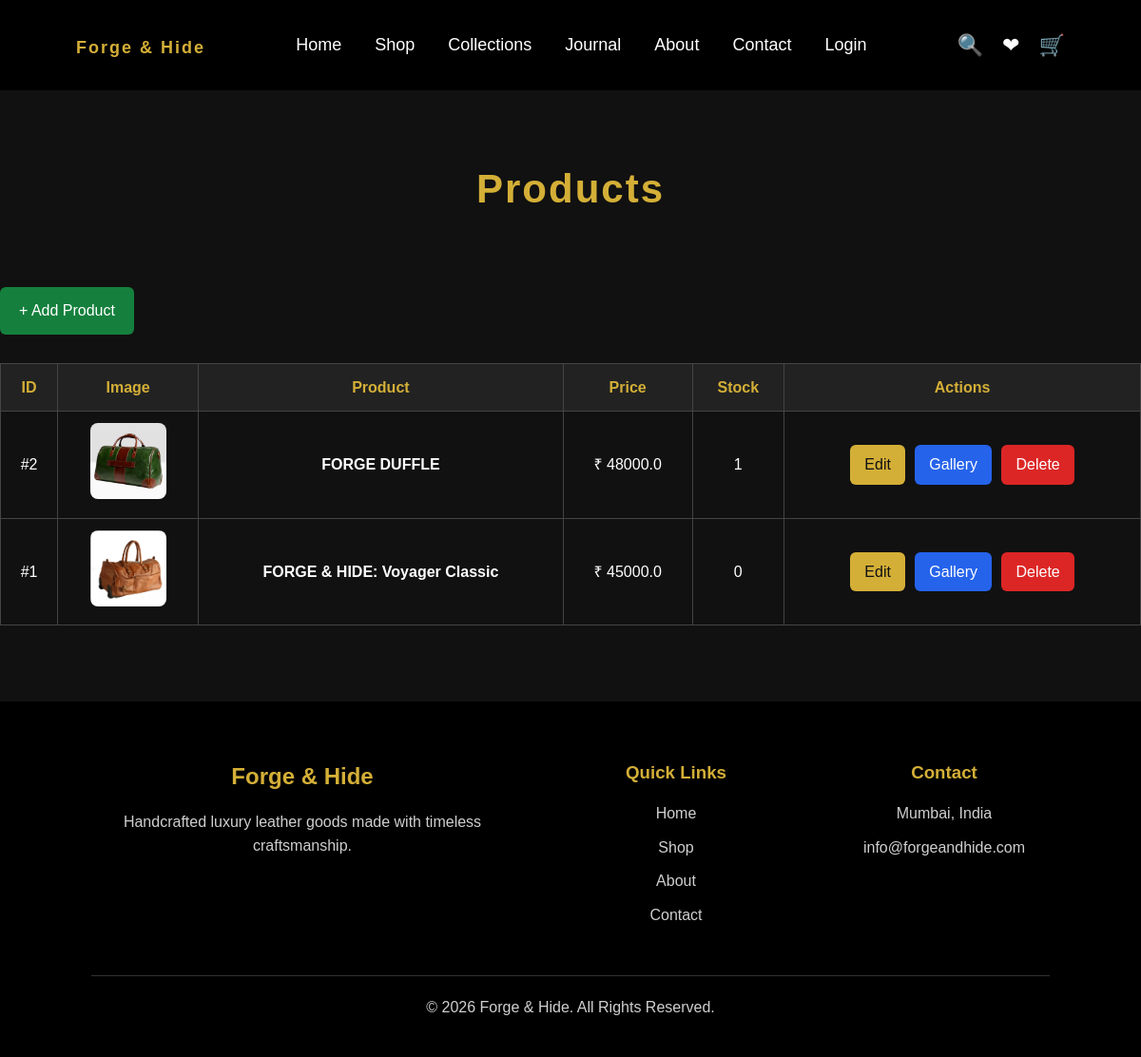
The page /admin/products (signed in) on the database as committed earlier.
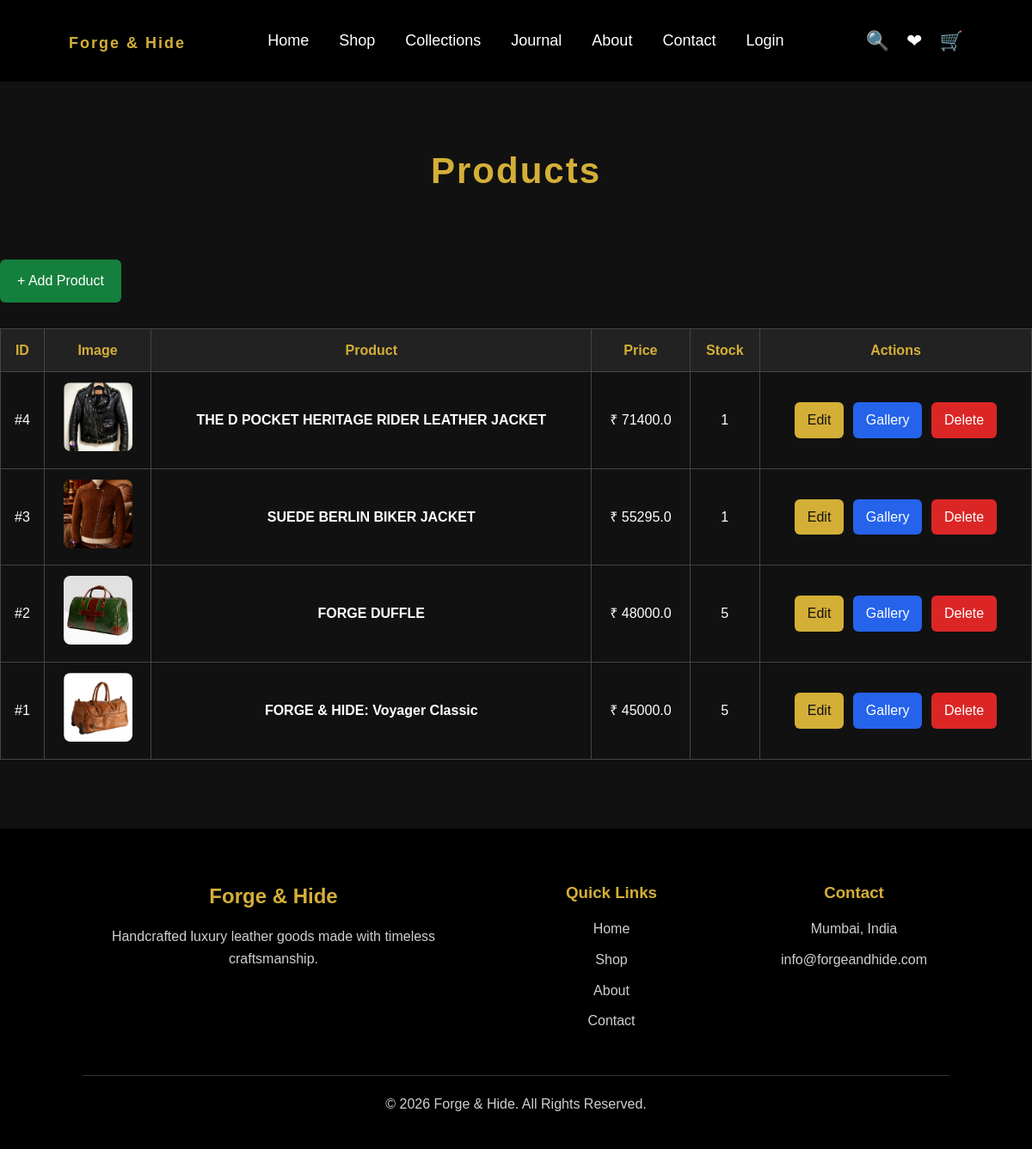
The same page on the database as committed later.
### models.py (models this page shows, shortened)
class Product(db.Model):
    __tablename__ = "products"
    id = db.Column(db.Integer, primary_key=True)
    category_id = db.Column(
        db.Integer,
        db.ForeignKey("categories.id", name="fk_product_category"),
        nullable=True
    )
    category = db.relationship(
        "Category",
        back_populates="products"
    )
    name = db.Column(db.String(200), nullable=False)
    slug = db.Column(db.String(200), unique=True, nullable=False)
    description = db.Column(db.Text)
    short_description = db.Column(db.String(500))
    long_description = db.Column(db.Text)
    leather_type = db.Column(db.String(150))
    hardware = db.Column(db.String(150))
    lining = db.Column(db.String(150))
    dimensions = db.Column(db.String(150))
    weight = db.Column(db.String(100))
    made_in = db.Column(db.String(100))
    warranty = db.Column(db.String(100))
    care = db.Column(db.Text)
    is_bestseller = db.Column(db.Boolean, default=False)
    price = db.Column(db.Float, nullable=False)
    stock = db.Column(db.Integer, default=0)
    image = db.Column(db.String(300))
    is_featured = db.Column(db.Boolean, default=False)
    created_at = db.Column(
        db.DateTime,
        server_default=func.now()
    )

### app.py (the view)
@app.route("/admin/products")
@admin_required
def products():
    products = Product.query.order_by(Product.id.desc()).all()
    return render_template(
        "admin/products.html",
        products=products
    )

### app.py (called while the page is built)
def admin_required(f):
    @wraps(f)
    def decorated_function(*args, **kwargs):
        print(
    "ADMIN CHECK:",
    current_user.is_authenticated,
    type(current_user).__name__,
    session.get("customer_id")
)
        if not current_user.is_authenticated:
            return redirect(url_for("admin_login"))
        if not isinstance(current_user, Admin):
            return redirect(url_for("home"))
        return f(*args, **kwargs)
    return decorated_function

@app.context_processor
def inject_cart_count():
    cart_count = 0
    if current_user.is_authenticated:
        cart_items = Cart.query.filter_by(
            customer_id=current_user.id
        ).all()
        for item in cart_items:
            cart_count += item.quantity
    return {
        "cart_count": cart_count
    }

@login_manager.user_loader
def load_user(user_id):
    return Admin.query.get(int(user_id))

@app.after_request
def add_no_cache_headers(response):
    response.headers["Cache-Control"] = "no-store, no-cache, must-revalidate, max-age=0"
    response.headers["Pragma"] = "no-cache"
    response.headers["Expires"] = "0"
    return response

### templates/admin/products.html (shortened to what this page needs)
{% extends "base.html" %}
{% block content %}
<h1 class="section-title">
    Products
</h1>
<a
    href="{{ url_for('add_product') }}"
    class="add-product-btn"
>
    + Add Product
</a>
{% if products %}
<div class="admin-products-container">
    <div style="overflow-x:auto;">
        <table class="admin-products-table">
            <thead>
                <tr>
                    <th>
                        ID
                    </th>
                    <th>
                        Image
                    </th>
                    <th>
                        Product
                    </th>
                    <th>
                        Price
                    </th>
                    <th>
                        Stock
                    </th>
                    <th>
                        Actions
                    </th>
                </tr>
            </thead>
            <tbody>
                {% for product in products %}
                <tr>
                    <td>
                        #{{ product.id }}
                    </td>
                    <td>
                        {% if product.image %}
                            <img
                                src="{{ url_for(
                                    'static',
                                    filename='uploads/' + product.image
                                ) }}"
                                class="product-image"
                                alt="{{ product.name }}"
                            >
                        {% else %}
                            No Image
                        {% endif %}
                    </td>
                    <td>
                        <strong>
                            {{ product.name }}
                        </strong>
                    </td>
                    <td>
                        ₹ {{ product.price }}
                    </td>
                    <td>
                        {{ product.stock }}
                    </td>
                    <td>
                        <a
                            href="{{ url_for(
                                'edit_product',
                                id=product.id
                            ) }}"
                            class="admin-btn edit-btn"
                        >
                            Edit
                        </a>
                        <a
                            href="{{ url_for(
                                'product_gallery',
                                id=product.id
                            ) }}"
                            class="admin-btn gallery-btn"
                        >
                            Gallery
                        </a>
                        <a
                            href="{{ url_for(
                                'delete_product',
                                id=product.id
                            ) }}"
                            class="admin-btn delete-btn"
                            onclick="
                                return confirm(
                                    'Are you sure you want to delete {{ product.name }}?'
                                );
                            "
                        >
                            Delete
                        </a>
                    </td>
                </tr>
                {% endfor %}
            </tbody>
        </table>
    </div>
</div>
{% endif %}
{% endblock %}

### templates/base.html (shortened to what this page needs)
<!DOCTYPE html>
<html lang="en">
<head>
    <link
        rel="stylesheet"
        href="{{ url_for('static', filename='css/style.css') }}"
    >
</head>
<body>
<nav>
    <div class="logo">
        <a href="/">
            Forge & Hide
        </a>
    </div>
    <ul>
        <li>
            <a href="/">
                Home
            </a>
        </li>
        <li>
            <a href="/shop">
                Shop
            </a>
        </li>
        <li>
            <a href="#">
                Collections
            </a>
        </li>
        <li>
            <a href="#">
                Journal
            </a>
        </li>
        <li>
            <a href="#">
                About
            </a>
        </li>
        <li>
            <a href="#">
                Contact
            </a>
        </li>
        {% if session.get("customer_id") %}
            <li>
                <a href="#">
                    Hi, {{ session.get("customer_name") }}
                </a>
            </li>
            <li>
                <a href="/customer/logout">
                    Logout
                </a>
            </li>
        {% else %}
            <li>
                <a href="/login">
                    Login
                </a>
            </li>
        {% endif %}
    </ul>
    <div class="nav-icons">
        <a
            href="#"
            title="Search"
        >
            🔍
        </a>
        <a
            href="#"
            title="Wishlist"
        >
            ❤
        </a>
        {% if session.get("customer_id") %}
            <a href="{{ url_for('cart') }}" title="Shopping Cart" style="position:relative; display:inline-block;">
    🛒
    {% if cart_count > 0 %}
        <span style="
            position:absolute;
            top:-10px;
            right:-12px;
            background:#d4af37;
            color:#111;
            width:20px;
            height:20px;
            border-radius:50%;
            font-size:12px;
            font-weight:bold;
            display:flex;
            align-items:center;
            justify-content:center;
        ">
            {{ cart_count }}
        </span>
    {% endif %}
</a>
            <a
                href="{{ url_for('my_orders') }}"
                title="My Orders"
            >
                📦
            </a>
        {% else %}
            <a
                href="/login"
                title="Login to Shopping Cart"
            >
                🛒
            </a>
        {% endif %}
    </div>
</nav>
<main>
    {% block content %}
    {% endblock %}
</main>
<footer class="footer">
    <div class="footer-container">
        <div>
            <h2>
                Forge & Hide
            </h2>
            <p>
                Handcrafted luxury leather goods made
                with timeless craftsmanship.
            </p>
        </div>
        <div>
            <h3>
                Quick Links
            </h3>
            <p>
                <a href="/">
                    Home
                </a>
            </p>
            <p>
                <a href="/shop">
                    Shop
                </a>
            </p>
            <p>
                <a href="#">
                    About
                </a>
            </p>
            <p>
                <a href="#">
                    Contact
                </a>
            </p>
        </div>
        <div>
            <h3>
                Contact
            </h3>
            <p>
                Mumbai, India
            </p>
            <p>
                info@forgeandhide.com
            </p>
        </div>
    </div>
    <hr>
    <p class="copyright">
        © 2026 Forge & Hide.
        All Rights Reserved.
    </p>
</footer>
</body>
</html>

### static/css/style.css (style rules this page uses)
* { margin:0; padding:0; box-sizing:border-box; }
body { font-family:Arial, Helvetica, sans-serif; background:#111; color:#fff; line-height:1.6; }
nav { display:flex; justify-content:space-between; align-items:center; padding:25px 80px; background:#000; position:sticky; top:0; z-index:1000; }
.logo { font-size:28px; font-weight:bold; color:#d4af37; letter-spacing:2px; }
nav ul { display:flex; list-style:none; gap:35px; }
nav a { text-decoration:none; color:white; font-size:18px; transition:.3s; }
footer { background:#000; text-align:center; padding:30px; color:#bbb; }
.logo a { color:#d4af37; text-decoration:none; }
nav { backdrop-filter:blur(14px); }
nav li { position:relative; }
nav li::after { content:""; position:absolute; left:0; bottom:-6px; width:0; height:2px; background:#d4af37; transition:.3s; }
.nav-icons { display:flex; gap:20px; align-items:center; }
.nav-icons a { font-size:22px; color:white; transition:.3s; }
.section-title { text-align:center; font-size:42px; color:#d4af37; margin-top:70px; margin-bottom:50px; letter-spacing:2px; }
.footer { background:#000; margin-top:80px; padding:60px 8% 30px; }
.footer-container { display:grid; grid-template-columns:2fr 1fr 1fr; gap:60px; }
.footer h2 { color:#d4af37; margin-bottom:15px; }
.footer h3 { color:#d4af37; margin-bottom:15px; }
.footer p { color:#cfcfcf; margin-bottom:10px; }
.footer a { color:#cfcfcf; text-decoration:none; }
.footer hr { margin:40px 0 20px; border:0; border-top:1px solid #333; }
.copyright { text-align:center; color:#888; }
.section-title { text-align:center; color:#d4af37; font-size:42px; margin-bottom:50px; }

### templates/admin/products.html (style rules this page uses)
.admin-products-container { margin-top: 30px; }
.admin-products-table { width: 100%; border-collapse: collapse; background: #111; }
.admin-products-table th, .admin-products-table td { border: 1px solid #444; padding: 12px; text-align: center; }
.admin-products-table th { background: #222; color: #d4af37; }
.product-image { width: 80px; height: 80px; object-fit: cover; border-radius: 8px; }
.admin-btn { display: inline-block; padding: 8px 15px; border-radius: 6px; color: white; text-decoration: none; border: none; cursor: pointer; margin: 3px; }
.edit-btn { background: #d4af37; color: #111; }
.gallery-btn { background: #2563eb; }
.delete-btn { background: #dc2626; }
.add-product-btn { display: inline-block; background: #15803d; color: white; padding: 12px 20px; border-radius: 6px; text-decoration: none; margin-top: 20px; }

Rows that differ between the two databases and show on the page:
added Product: id "4", image (picture), name "THE D POCKET HERITAGE RIDER LEATHER JACKET", price "71400.0", stock "1"
added Product: id "3", image (picture), name "SUEDE BERLIN BIKER JACKET", price "55295.0", stock "1"
changed Product "FORGE DUFFLE": stock "1" → "5"
changed Product "FORGE & HIDE: Voyager Classic": stock "0" → "5"
